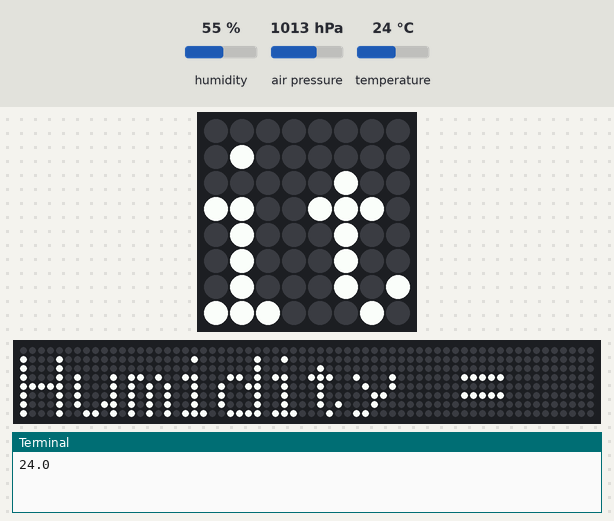
Bench run of a program on a simulated Raspberry Pi (BCM pin numbers) with a Sense HAT. On the bench: the Sense HAT's 8×8 RGB LED matrix, a strip that is not on the board, showing the scrolling text unrolled, the last lines printed to the terminal. Inputs (shaded band) come from the test bench; at power-on: temperature 24 °C, humidity 55 %, air pressure 1013 hPa. The 64×8 strip is a reading aid, not a part: it shows the text the matrix is scrolling, unrolled, one strip-width of it at a time.

Above: at 12.65 s.
12.8 s: temperature set to 12 °C
At 15.55 s:
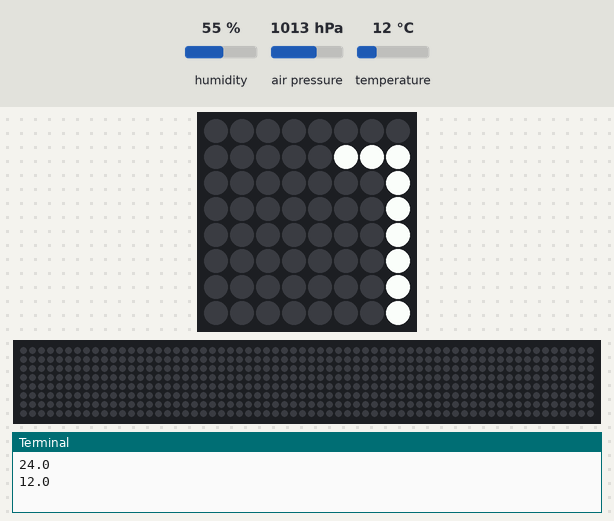
At 19.05 s:
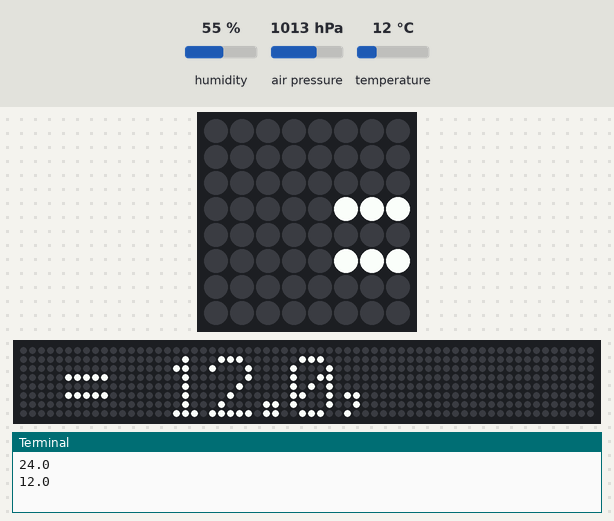
24.3 s: temperature set to 19 °C
At 34.26 s:
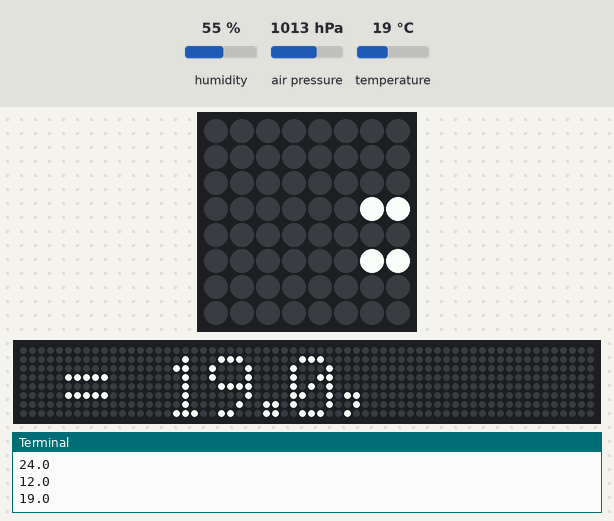

The program:

scroll_sensors.py
```python
from sense_hat import SenseHat
sense = SenseHat()

while True:
    t = sense.get_temperature()
    p = sense.get_pressure()
    h = sense.get_humidity()

    t = round(t, 1)
    p = round(p, 1)
    h = round(h, 1)

    msg = "Temperature = {0}, Pressure = {1}, Humidity = {2}".format(t,p,h)

    print t;

    sense.show_message(msg, scroll_speed=0.05)
```
